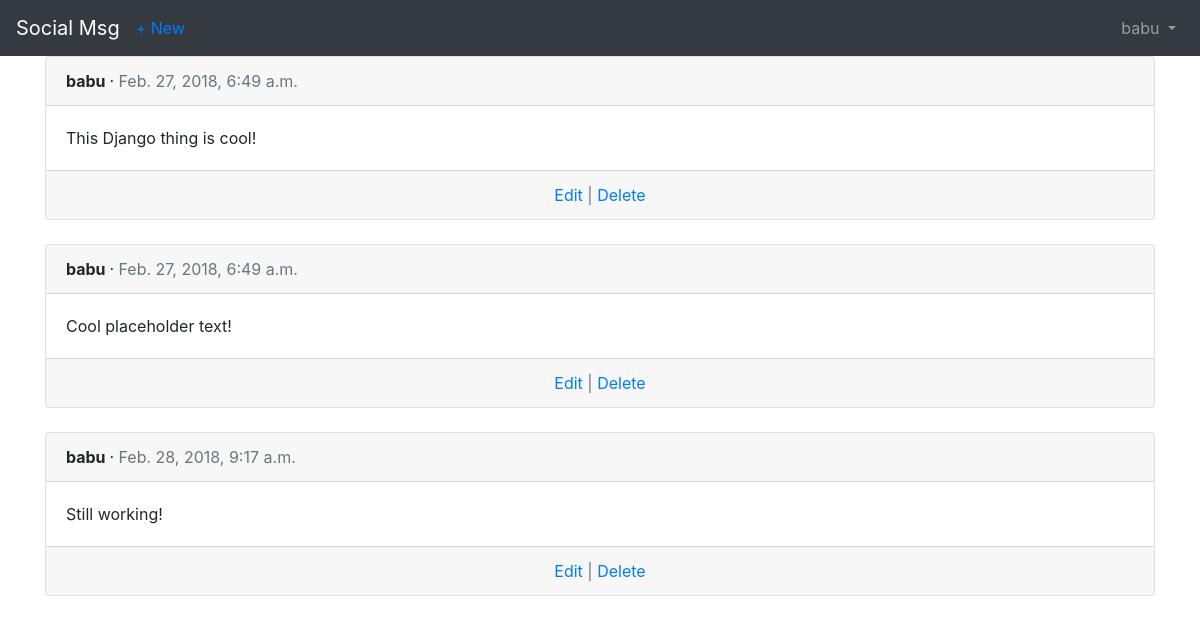
The app's page /posts/ (signed in) with its own data.
### users/models.py (models this page shows)
class CustomUser(AbstractUser):
    objects = CustomUserManager()

### posts/models.py (models this page shows, shortened)
class Post(models.Model):
    message = models.CharField(max_length=280)
    date = models.DateTimeField(auto_now_add=True)
    author = models.ForeignKey(
        settings.AUTH_USER_MODEL,
        on_delete=models.CASCADE,
    )

### posts/views.py (the view)
# urls.py: path('', views.PostListView.as_view(), name='post_list'),
class PostListView(ListView):
    model = models.Post
    template_name = 'post_list.html'

### templates/post_list.html (shortened to what this page needs)
{% extends 'base.html' %}
{% block content %}
    {% for post in object_list %}
        <div class="card">
            <div class="card-header">
                <span class="font-weight-bold">
                    {{ post.author }}
                </span>
                &middot;
                <span class="text-muted">
                    {{ post.date }}
                </span>
            </div>
            <div class="card-body">
                {{ post.message }}
            </div>
            <div class="card-footer text-center text-muted">
                <a href="{% url 'post_edit' post.pk %}">Edit</a> | <a href="{% url 'post_delete' post.pk %}">Delete</a>
            </div>
        </div>
        <br />
    {% endfor %}
{% endblock %}

### templates/base.html (shortened to what this page needs)
<!doctype html>
<html lang="en">
  <head>
    <link rel="stylesheet" href="https://maxcdn.bootstrapcdn.com/bootstrap/4.0.0/css/bootstrap.min.css">
  </head>
  <body>
    <nav class="navbar navbar-expand-sm navbar-dark bg-dark">
        <a class="navbar-brand" href="{% url 'home' %}">Social Msg</a>
        {% if user.is_authenticated %}
        <ul class="navbar-nav mr-auto">
            <li class="nav-item"><a href="{% url 'post_new' %}">+ New</a></li>
        </ul>
        {% endif %}
        <div class="collapse navbar-collapse" id="navbarContent">
            {% if user.is_authenticated %}
                <ul class="navbar-nav ml-auto">
                    <li class="nav-item">
                        <a class="nav-link dropdown-toggle" href="#" id="userMenu" data-toggle="dropdown" aria-haspopup="true" aria-expanded="false">
                            {{ user.username }}
                        </a>
                    </li>
                </ul>
            {% else %}
                <form class="form-inline ml-auto">
                    <a href="{% url 'login' %}" class="btn btn-outline-primary">Log in</a>
                    <a href="{% url 'signup' %}" class="btn btn-outline-primary ml-2">Sign up</a>
                </form>
            {% endif %}
        </div>
    </nav>
    <div class="container">
        {% block content %}
        {% endblock %}
    </div>
  </body>
</html>

### records on screen
CustomUser: username "babu"
Post: author "babu", date "Feb. 27, 2018, 6:49 a.m.", message "This Django thing is cool!"
Post: author "babu", date "Feb. 27, 2018, 6:49 a.m.", message "Cool placeholder text!"
Post: author "babu", date "Feb. 28, 2018, 9:17 a.m.", message "Still working!"
